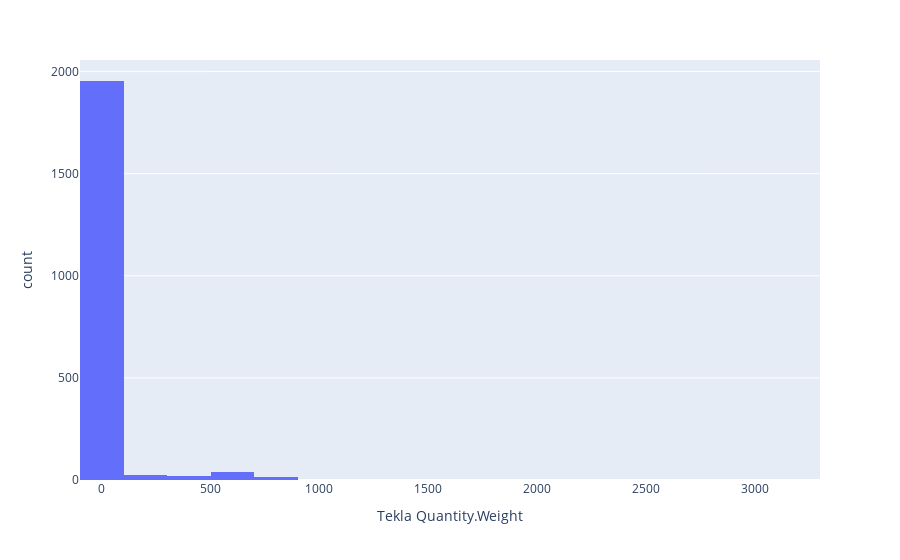

Notebook source saved alongside this figure:
### Code cell
fig = px.histogram(df, x="Tekla Quantity.Weight", nbins=30)
fig.show()

### Figure 1 — Plotly figure (JSON) as saved in the notebook; plotly's stock layout.template omitted (floating-point values rounded to 4 significant figures; data arrays with more than 128 entries replaced by an {"elided": "..."} marker saying what was removed)
{"data": [{"alignmentgroup": "True", "bingroup": "x", "hovertemplate": "Tekla Quantity.Weight=%{x}<br>count=%{y}<extra></extra>", "legendgroup": "", "marker": {"color": "#636efa", "pattern": {"shape": ""}}, "name": "", "nbinsx": 30, "offsetgroup": "", "orientation": "v", "showlegend": false, "type": "histogram", "x": {"elided": "2770 float values"}, "xaxis": "x", "yaxis": "y"}], "layout": {"barmode": "relative", "legend": {"tracegroupgap": 0}, "margin": {"t": 60}, "xaxis": {"anchor": "y", "domain": [0, 1], "title": {"text": "Tekla Quantity.Weight"}}, "yaxis": {"anchor": "x", "domain": [0, 1], "title": {"text": "count"}}}}
